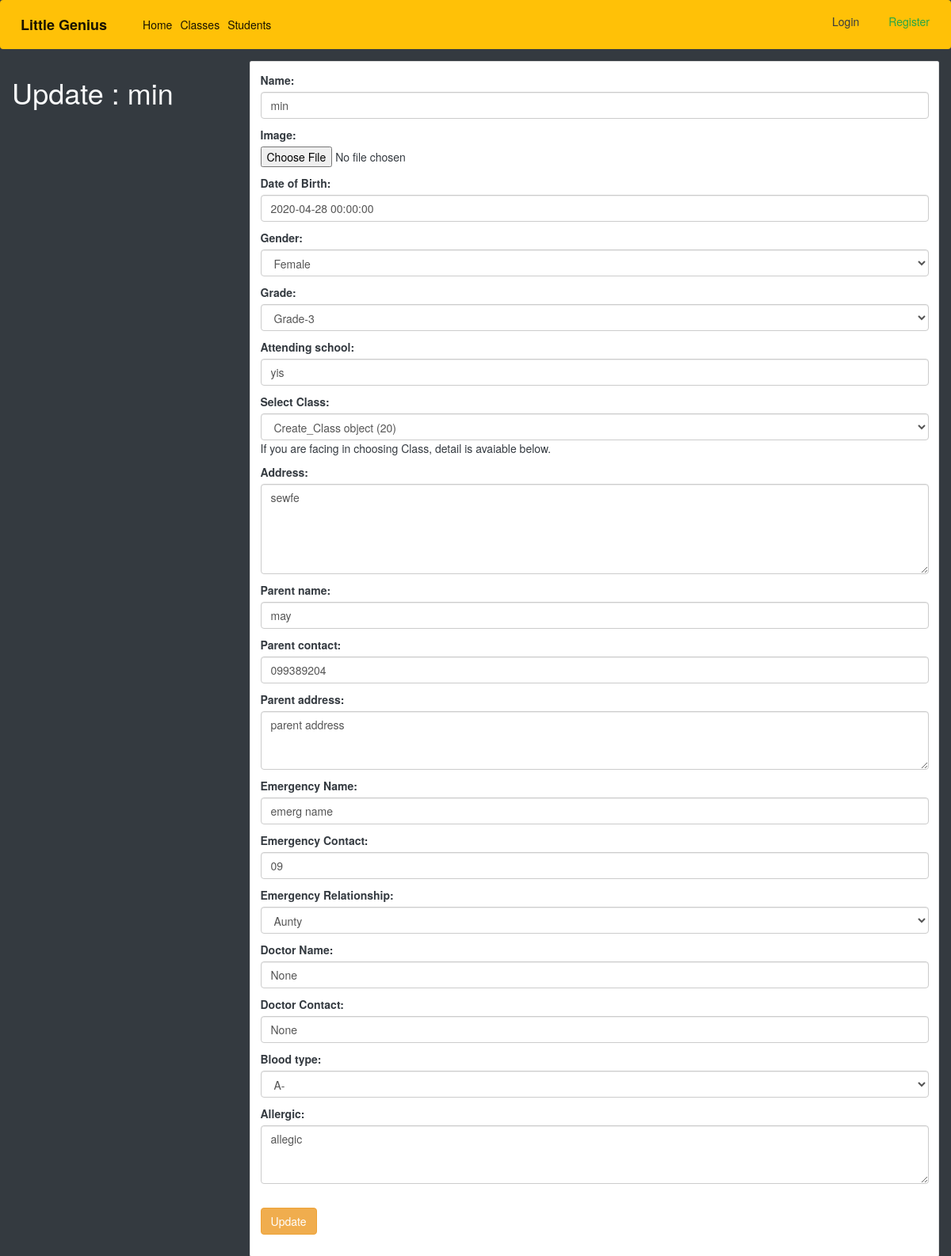
The page /stds/1/edit/ on the database as committed earlier.
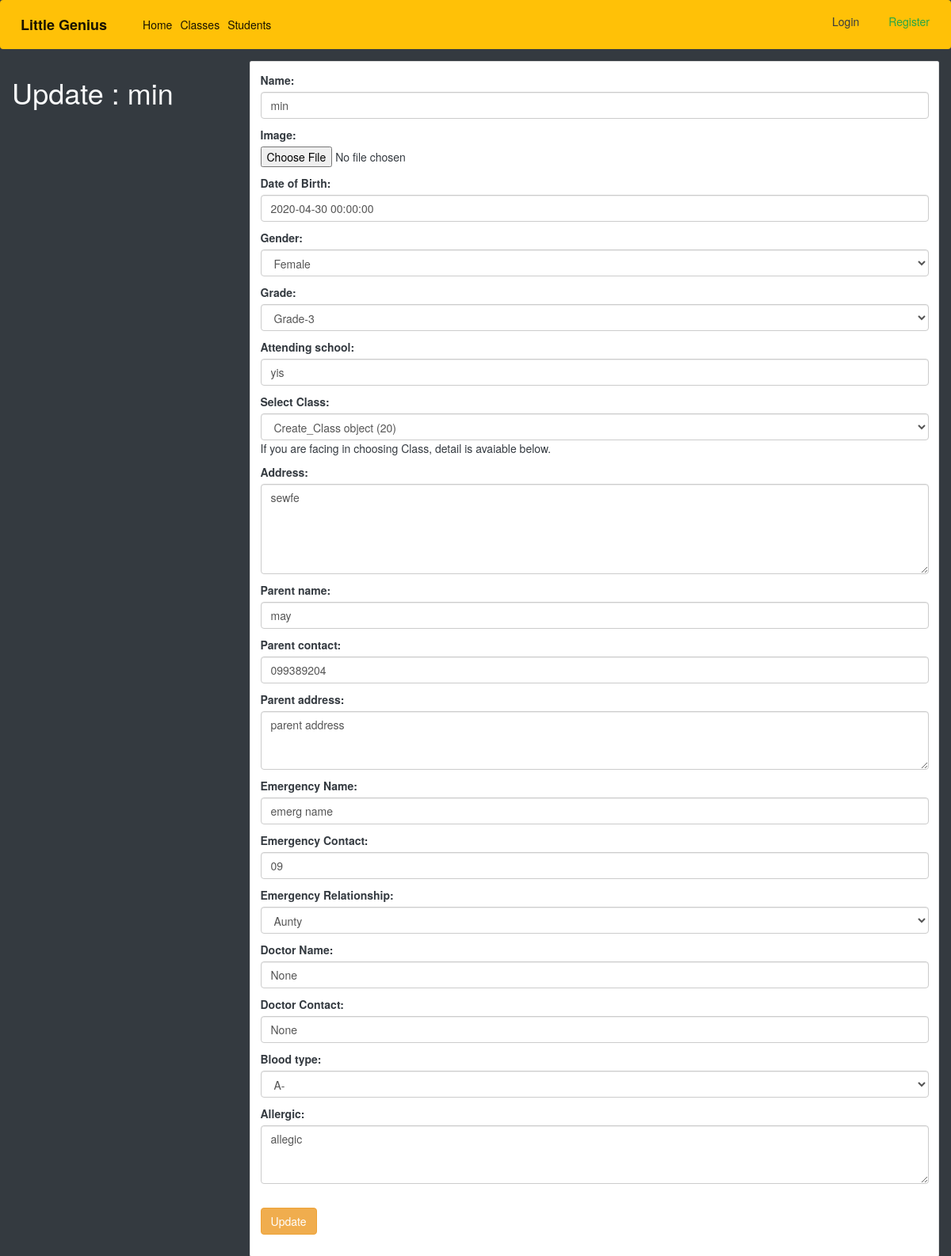
The same page on the database as committed later.
### genius/models.py (models this page shows, shortened)
class Students(models.Model):
    created_by = models.ForeignKey(
        User, on_delete=models.SET_NULL, default=1, null=True)
    name = models.CharField(max_length=200, null=True)
    image = models.ImageField(upload_to='images/', null=True, blank=True)
    dob = models.DateField(null=True, verbose_name='Date of Birth')
    age = models.IntegerField()
    grade_choice = (
        ('G1', 'Grade-1'),
        ('G2', 'Grade-2'),
        ('G3', 'Grade-3'),
        ('G4', 'Grade-4'),
        ('G5', 'Grade-5'),
        ('G6', 'Grade-6'),
        ('G7', 'Grade-7'),
        ('G8', 'Grade-8'),
        ('G9', 'Grade-9'),
        ('G10', 'Grade-10'),
        ('G11', 'Grade-11'),
        ('G12', 'Grade-12'),
    )
    gender_choice=(
        ('M', 'Male'),
        ('F', 'Female'),
        ('N', 'None'),
    )
    blood_choice=(
        ('O', 'O'),
        ('A-', 'A-'),
        ('B+', 'B+'),
        ('B-', 'B-'),
        ('A+', 'A+'),
        ('AB', 'AB'),
    )
    relation_choice=(
        ('Uncle', 'Uncle'),
        ('Aunty', 'Aunty'),
        ('Father', 'Father'),
        ('Mother', 'Mother'),
        ('Grandpa', 'Grandpa'),
        ('Grandma', 'Grandma'),
        ('Sister', 'Sister'),
        ('Brother', 'Brother'),
    )
    gender=models.CharField(choices=gender_choice, max_length=10, null=True)
    grade = models.CharField(choices=grade_choice, max_length=10, null=True)
    attending_school = models.CharField(max_length=100, null=True)
    course = models.ForeignKey(
        Create_Class, on_delete=models.SET_NULL, default=1, null=True)
    address = models.TextField(null=True)
    parent_name = models.CharField(max_length=200, null=True)
    parent_contact = models.CharField(max_length=20, null=True)
    parent_address = models.TextField(null=True)
    emerg_name = models.CharField(max_length=200, null=True, verbose_name='Emergency Name')
    emerg_contact = models.CharField(max_length=20, null=True, verbose_name='Emergency Contact')
    emerg_relation = models.CharField(choices=relation_choice ,max_length=20, null=True, verbose_name='Emergency Relationship')
    doc_name = models.CharField(max_length=200, null=False, default='None', verbose_name='Doctor Name')
    doc_contact = models.CharField(max_length=20, null=False, default='None', verbose_name='Doctor Contact')
    blood_type = models.CharField(choices=blood_choice,max_length=10, null=True)
    allergic = models.TextField(null=True)
    objects = StudentPostManager()

### genius/views.py (the view)
# urls.py: path('stds/<int:id>/edit/', Student_Update, name='std-update'),
def Student_Update(request, id):
    obj = get_object_or_404(Students, id=id)
    form = Student_Model_Form(request.POST or None, instance=obj)
    if form.is_valid():
        form.save()
        messages.success(request, 'Student Updated Successfully.')
        return redirect('/stds')
    templatename = 'genius/student_update.html'
    context = {'form': form,
               'head_title': f"Update {obj.name}",
               'title': f"Update : {obj.name}"}
    return render(request, templatename, context)

### genius/templates/genius/student_update.html (shortened to what this page needs)
{% extends 'base.html' %}
{% block content %}
    <div class="row">
        <div class="col">
            <h1>{{title}}</h1>
        </div>
        <div class="col-9">
            <div class="form-group">
                <div class="card text-dark ">
                    <div class="card-body">
                    <form method='POST' class="form-group" action='.'>
                        {{form.as_p}}
                        <br>
                        <button class="btn btn-warning" type="submit">Update</button>
                    </form>
                    </div>
                </div>
            </div>
        </div>
    </div>
{% endblock content %}

Rows that differ between the two databases and show on the page:
changed Students "min": dob "2020-04-28 00:00:00" → "2020-04-30 00:00:00"
